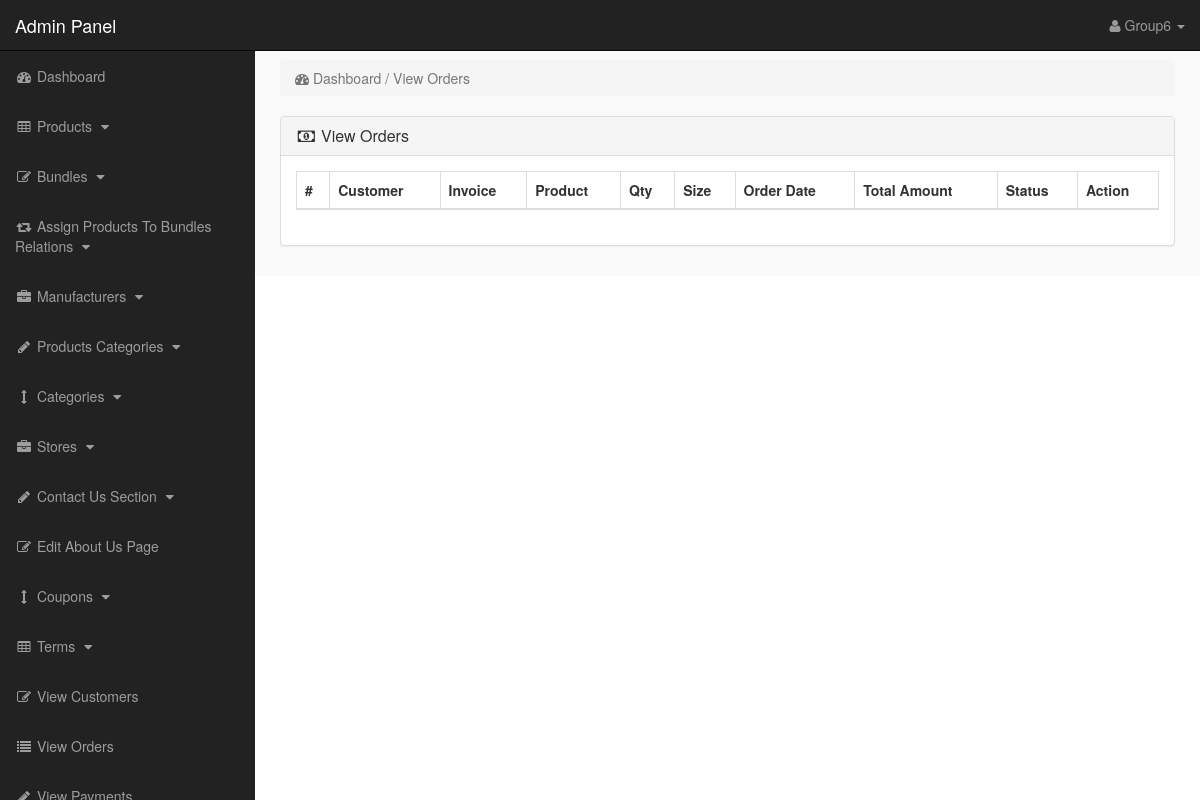
The page /admin_area/index.php?view_orders (signed in) on the database as committed earlier.
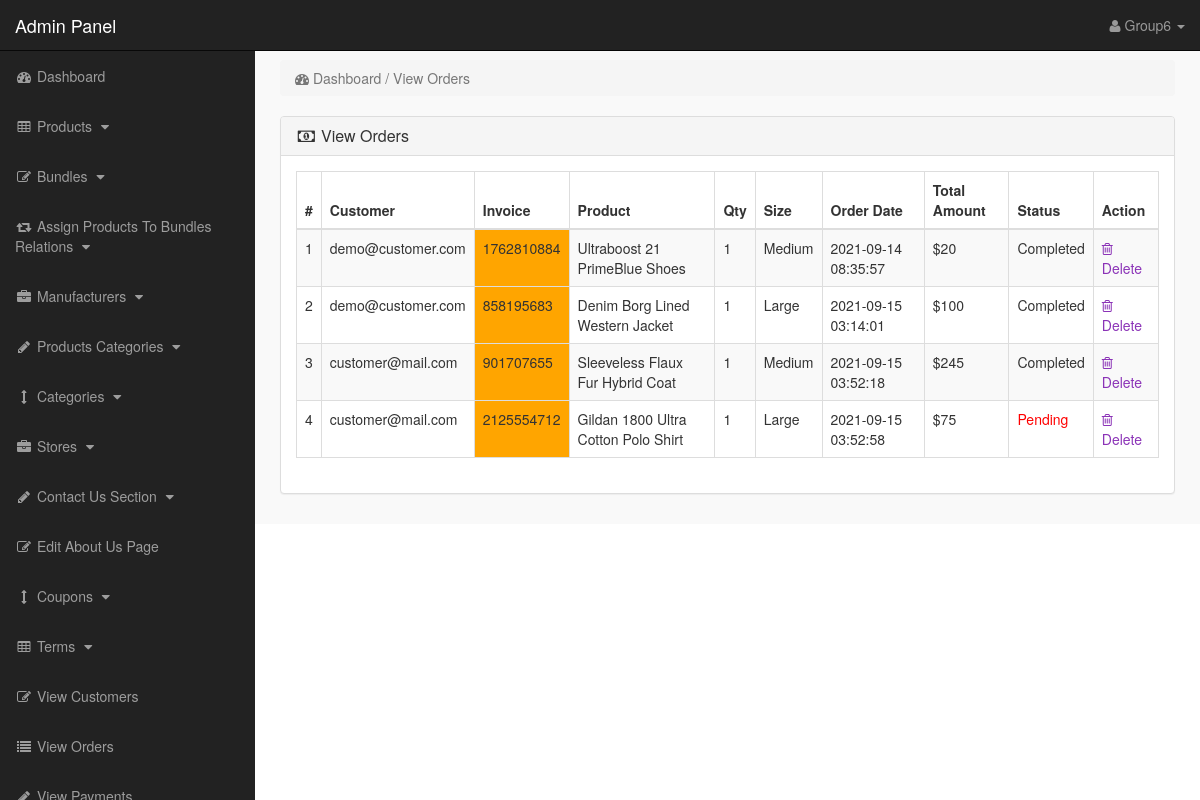
The same page on the database as committed later.
### tables this page shows
CREATE TABLE `pending_orders` (
  `order_id` int(10) NOT NULL,
  `customer_id` int(10) NOT NULL,
  `invoice_no` int(10) NOT NULL,
  `product_id` text NOT NULL,
  `qty` int(10) NOT NULL,
  `size` text NOT NULL,
  `order_status` text NOT NULL
);

CREATE TABLE `customers` (
  `customer_id` int(10) NOT NULL,
  `customer_name` varchar(255) NOT NULL,
  `customer_email` varchar(255) NOT NULL,
  `customer_pass` varchar(255) NOT NULL,
  `customer_country` text NOT NULL,
  `customer_city` text NOT NULL,
  `customer_contact` varchar(255) NOT NULL,
  `customer_address` text NOT NULL,
  `customer_image` text NOT NULL,
  `customer_ip` varchar(255) NOT NULL,
  `customer_confirm_code` text NOT NULL
);

CREATE TABLE `products` (
  `product_id` int(10) NOT NULL,
  `p_cat_id` int(10) NOT NULL,
  `cat_id` int(10) NOT NULL,
  `manufacturer_id` int(10) NOT NULL,
  `date` timestamp NOT NULL DEFAULT current_timestamp() ON UPDATE current_timestamp(),
  `product_title` text NOT NULL,
  `product_url` text NOT NULL,
  `product_img1` text NOT NULL,
  `product_img2` text NOT NULL,
  `product_img3` text NOT NULL,
  `product_price` int(10) NOT NULL,
  `product_psp_price` int(100) NOT NULL,
  `product_desc` text NOT NULL,
  `product_features` text NOT NULL,
  `product_video` text NOT NULL,
  `product_keywords` text NOT NULL,
  `product_label` text NOT NULL,
  `status` varchar(255) NOT NULL
);

CREATE TABLE `customer_orders` (
  `order_id` int(10) NOT NULL,
  `customer_id` int(10) NOT NULL,
  `due_amount` int(100) NOT NULL,
  `invoice_no` int(100) NOT NULL,
  `qty` int(10) NOT NULL,
  `size` text NOT NULL,
  `order_date` timestamp NOT NULL DEFAULT current_timestamp() ON UPDATE current_timestamp(),
  `order_status` text NOT NULL
);

### admin_area/view_orders.php (the view, shortened to what the changed rows need)
<?php
if(!isset($_SESSION['admin_email'])){
echo "<script>window.open('login.php','_self')</script>";
}
else {
?>
<div class="row">
<div class="col-lg-12">
<div class="panel panel-default">
<div class="panel-body">
<div class="table-responsive">
<table class="table table-bordered table-hover table-striped">
<thead>
<tr>
<th>#</th>
<th>Customer</th>
<th>Invoice</th>
<th>Product</th>
<th>Qty</th>
<th>Size</th>
<th>Order Date</th>
<th>Total Amount</th>
<th>Status</th>
<th>Action</th>
</tr>
</thead>
<tbody>
<?php
$i = 0;
$get_orders = "select * from pending_orders";
$run_orders = mysqli_query($con,$get_orders);
while ($row_orders = mysqli_fetch_array($run_orders)) {
$order_id = $row_orders['order_id'];
$c_id = $row_orders['customer_id'];
$invoice_no = $row_orders['invoice_no'];
$product_id = $row_orders['product_id'];
$qty = $row_orders['qty'];
$size = $row_orders['size'];
$order_status = $row_orders['order_status'];
$get_products = "select * from products where product_id='$product_id'";
$run_products = mysqli_query($con,$get_products);
$row_products = mysqli_fetch_array($run_products);
$product_title = $row_products['product_title'];
$i++;
?>
<tr>
<td><?php echo $i; ?></td>
<td>
<?php
$get_customer = "select * from customers where customer_id='$c_id'";
$run_customer = mysqli_query($con,$get_customer);
$row_customer = mysqli_fetch_array($run_customer);
$customer_email = $row_customer['customer_email'];
echo $customer_email;
 ?>
 </td>
<td bgcolor="orange" ><?php echo $invoice_no; ?></td>
<td><?php echo $product_title; ?></td>
<td><?php echo $qty; ?></td>
<td><?php echo $size; ?></td>
<td>
<?php
$get_customer_order = "select * from customer_orders where order_id='$order_id'";
$run_customer_order = mysqli_query($con,$get_customer_order);
$row_customer_order = mysqli_fetch_array($run_customer_order);
$order_date = $row_customer_order['order_date'];
$due_amount = $row_customer_order['due_amount'];
echo $order_date;
?>
</td>
<td>$<?php echo $due_amount; ?></td>
<td>
<?php
if($order_status=='pending'){
echo $order_status='<div style="color:red;">Pending</div>';
}
else{
echo $order_status='Completed';
}
?>
</td>
<td>
<a href="index.php?order_delete=<?php echo $order_id; ?>" >
<i class="fa fa-trash-o" ></i> Delete
</a>
</td>
</tr>
<?php } ?>
</tbody>
</table>
</div>
</div>
</div>
</div>
</div>
<?php } ?>

### admin_area/includes/sidebar.php (shortened to what the changed rows need)
<?php
if(!isset($_SESSION['admin_email'])){
echo "<script>window.open('login.php','_self')</script>";
}
else {
?>
<nav class="navbar navbar-inverse navbar-fixed-top" >
<div class="navbar-header" >
<a class="navbar-brand" href="index.php?dashboard" >Admin Panel</a>
</div>
<ul class="nav navbar-right top-nav" >
<li class="dropdown" >
<a href="#" class="dropdown-toggle" data-toggle="dropdown" >
<i class="fa fa-user" ></i>
<?php echo $admin_name; ?> <b class="caret" ></b>
</a>
</li>
</ul>
<div class="collapse navbar-collapse navbar-ex1-collapse">
<ul class="nav navbar-nav side-nav">
<li>
<a href="index.php?dashboard">
<i class="fa fa-fw fa-dashboard"></i> Dashboard
</a>
</li>
<li>
<a href="#" data-toggle="collapse" data-target="#products">
<i class="fa fa-fw fa-table"></i> Products
<i class="fa fa-fw fa-caret-down"></i>
</a>
</li>
<li>
<a href="#" data-toggle="collapse" data-target="#bundles">
<i class="fa fa-fw fa-edit"></i> Bundles
<i class="fa fa-fw fa-caret-down"></i>
</a>
</li>
<li>
<a href="#" data-toggle="collapse" data-target="#relations">
<i class="fa fa-fw fa-retweet"></i> Assign Products To Bundles Relations
<i class="fa fa-fw fa-caret-down"></i>
</a>
</li>
<li>
<a href="#" data-toggle="collapse" data-target="#manufacturers">
<i class="fa fa-fw fa-briefcase"></i> Manufacturers
<i class="fa fa-fw fa-caret-down"></i>
</a>
</li>
<li>
<a href="#" data-toggle="collapse" data-target="#p_cat">
<i class="fa fa-fw fa-pencil"></i> Products Categories
<i class="fa fa-fw fa-caret-down"></i>
</a>
</li>
<li>
<a href="#" data-toggle="collapse" data-target="#cat">
<i class="fa fa-fw fa-arrows-v"></i> Categories
<i class="fa fa-fw fa-caret-down"></i>
</a>
</li>
<li>
<a href="#" data-toggle="collapse" data-target="#store">
<i class="fa fa-fw fa-briefcase"></i> Stores
<i class="fa fa-fw fa-caret-down"></i>
</a>
</li>
<li>
<a href="#" data-toggle="collapse" data-target="#contact_us">
<i class="fa fa-fw fa-pencil"> </i> Contact Us Section
<i class="fa fa-fw fa-caret-down"></i>
</a>
</li>
<li>
<a href="index.php?edit_about_us">
<i class="fa fa-fw fa-edit"></i> Edit About Us Page
</a>
</li>
<li>
<a href="#" data-toggle="collapse" data-target="#coupons">
<i class="fa fa-fw fa-arrows-v"></i> Coupons
<i class="fa fa-fw fa-caret-down"></i>
</a>
</li>
<li>
<a href="#" data-toggle="collapse" data-target="#terms" >
<i class="fa fa-fw fa-table"></i> Terms
<i class="fa fa-fw fa-caret-down"></i>
</a>
</li>
<li>
<a href="index.php?view_customers">
<i class="fa fa-fw fa-edit"></i> View Customers
</a>
</li>
<li>
<a href="index.php?view_orders">
<i class="fa fa-fw fa-list"></i> View Orders
</a>
</li>
<li>
<a href="index.php?view_payments">
<i class="fa fa-fw fa-pencil"></i> View Payments
</a>
</li>
</ul>
</div>
</nav>
<?php } ?>

Rows that differ between the two databases and show on the page:
added pending_orders: customer.customer_email "demo@customer.com", invoice_no "1762810884", product.product_title "Ultraboost 21 PrimeBlue Shoes", qty "1", size "Medium", customer_orders.order_date "2021-09-14 08:35:57", customer_orders.due_amount "20"
added pending_orders: customer.customer_email "demo@customer.com", invoice_no "858195683", product.product_title "Denim Borg Lined Western Jacket", qty "1", size "Large", customer_orders.order_date "2021-09-15 03:14:01", customer_orders.due_amount "100"
added pending_orders: customer.customer_email "customer@mail.com", invoice_no "901707655", product.product_title "Sleeveless Flaux Fur Hybrid Coat", qty "1", size "Medium", customer_orders.order_date "2021-09-15 03:52:18", customer_orders.due_amount "245"
added pending_orders: customer.customer_email "customer@mail.com", invoice_no "2125554712", product.product_title "Gildan 1800 Ultra Cotton Polo Shirt", qty "1", size "Large", customer_orders.order_date "2021-09-15 03:52:58", customer_orders.due_amount "75", order_status "Pending"
